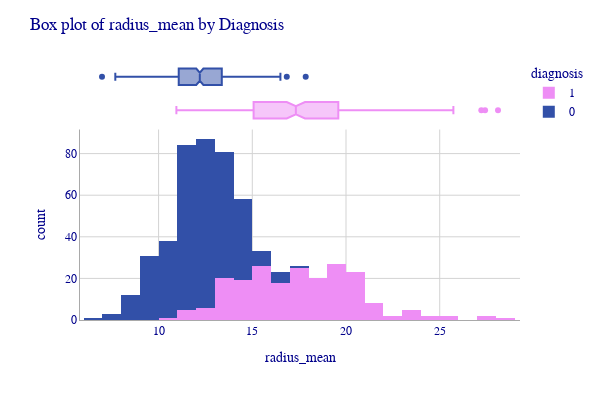
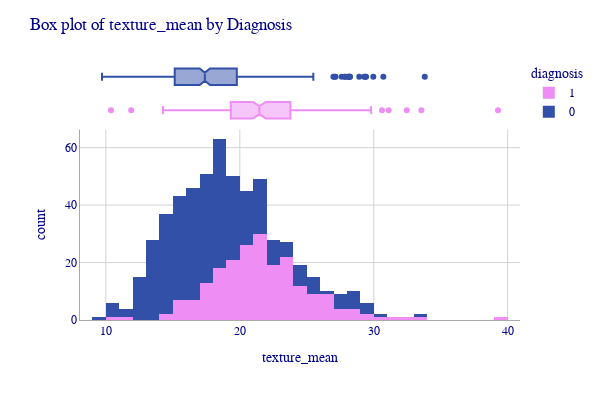
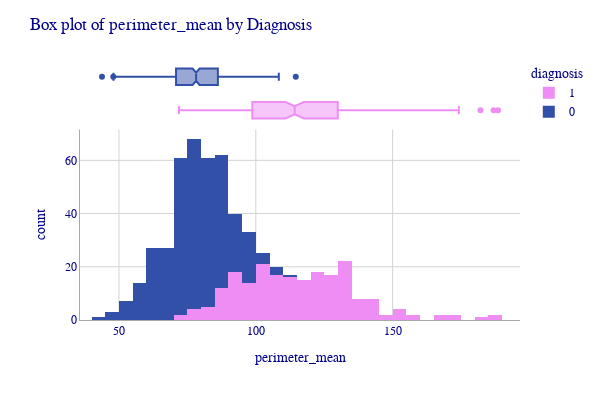

Write notebook code for charts like these, in order.
### Markdown cell above
Clear Separation = Easy Classification:

When histograms show distinct peaks with minimal overlap
A simple threshold could classify most cases correctly
High accuracy expected from machine learning models

Heavy Overlap = Difficult Classification:

When both diagnosis groups have similar distributions
High error rates expected
Models will struggle to distinguish between classes

Threshold-Based Classification:
If you see clear separation (like area_worst), you could literally draw a vertical line:
If area_worst > 800: Predict Malignant
If area_worst ≤ 800: Predict Benign
This simple rule might achieve 85-90% accuracy!

Features with good separation → Keep these
good_features = ["area_worst", "radius_worst", "concavity_worst"]

Features with poor separation → Consider removing
weak_features = ["symmetry_mean", "fractal_dimension_mean"]

### Code cell
columns_to_plot = ['radius_mean', 'texture_mean', 'perimeter_mean']

for column in columns_to_plot:
    fig = px.histogram(df, x=df[column], color="diagnosis", marginal="box",
                       color_discrete_map={
                                0: 'rgb(50, 80, 168)',     
                                1: '#ee8ef5'})
    fig.update_layout(
    title=dict(text=f"Box plot of {column} by Diagnosis"),
    width=800,
    height=400
    )
    fig.update_layout(
    width=600,
    height=400,
    font=dict(
        family="Arial, Courier New, monospace",  # font family
        size=12,                                 # font size (pixels)
        color="darkblue"                         # font color
    )
    )

    fig.update_layout(
        plot_bgcolor='white',
        xaxis=dict(
            showline=True,            # show axis line
            linecolor='darkgray',        # axis line color
            showgrid=True,            # show grid lines
            gridcolor='lightgray',    # grid line color
            gridwidth=1
        ),
        yaxis=dict(
            showline=True,
            linecolor='darkgray',
            showgrid=True,
            gridcolor='lightgray',
            gridwidth=1
        )
    )
    fig.show()
    
    # filename = f"fig_{column}.pdf"
    # fig.write_image(filename)

### Figure 1 — Plotly figure (JSON) as saved in the notebook; plotly's stock layout.template omitted (floating-point values rounded to 4 significant figures; data arrays with more than 128 entries replaced by an {"elided": "..."} marker saying what was removed)
{"data": [{"bingroup": "x", "hovertemplate": "diagnosis=1<br>radius_mean=%{x}<br>count=%{y}<extra></extra>", "legendgroup": "1", "marker": {"color": "#ee8ef5", "pattern": {"shape": ""}}, "name": "1", "orientation": "v", "showlegend": true, "type": "histogram", "x": {"elided": "212 float values"}, "xaxis": "x", "yaxis": "y"}, {"hovertemplate": "diagnosis=1<br>radius_mean=%{x}<extra></extra>", "legendgroup": "1", "marker": {"color": "#ee8ef5"}, "name": "1", "notched": true, "showlegend": false, "type": "box", "x": {"elided": "212 float values"}, "xaxis": "x2", "yaxis": "y2"}, {"bingroup": "x", "hovertemplate": "diagnosis=0<br>radius_mean=%{x}<br>count=%{y}<extra></extra>", "legendgroup": "0", "marker": {"color": "rgb(50, 80, 168)", "pattern": {"shape": ""}}, "name": "0", "orientation": "v", "showlegend": true, "type": "histogram", "x": {"elided": "357 float values"}, "xaxis": "x", "yaxis": "y"}, {"hovertemplate": "diagnosis=0<br>radius_mean=%{x}<extra></extra>", "legendgroup": "0", "marker": {"color": "rgb(50, 80, 168)"}, "name": "0", "notched": true, "showlegend": false, "type": "box", "x": {"elided": "357 float values"}, "xaxis": "x2", "yaxis": "y2"}], "layout": {"barmode": "relative", "font": {"color": "darkblue", "family": "Arial, Courier New, monospace", "size": 12}, "height": 400, "legend": {"title": {"text": "diagnosis"}, "tracegroupgap": 0}, "margin": {"t": 60}, "plot_bgcolor": "white", "title": {"text": "Box plot of radius_mean by Diagnosis"}, "width": 600, "xaxis": {"anchor": "y", "domain": [0, 1], "gridcolor": "lightgray", "gridwidth": 1, "linecolor": "darkgray", "showgrid": true, "showline": true, "title": {"text": "radius_mean"}}, "xaxis2": {"anchor": "y2", "domain": [0, 1], "matches": "x", "showgrid": true, "showticklabels": false}, "yaxis": {"anchor": "x", "domain": [0, 0.7326], "gridcolor": "lightgray", "gridwidth": 1, "linecolor": "darkgray", "showgrid": true, "showline": true, "title": {"text": "count"}}, "yaxis2": {"anchor": "x2", "domain": [0.7426, 1], "matches": "y2", "showgrid": false, "showline": false, "showticklabels": false, "ticks": ""}}}

### Figure 2 — Plotly figure (JSON) as saved in the notebook; plotly's stock layout.template omitted (floating-point values rounded to 4 significant figures; data arrays with more than 128 entries replaced by an {"elided": "..."} marker saying what was removed)
{"data": [{"bingroup": "x", "hovertemplate": "diagnosis=1<br>texture_mean=%{x}<br>count=%{y}<extra></extra>", "legendgroup": "1", "marker": {"color": "#ee8ef5", "pattern": {"shape": ""}}, "name": "1", "orientation": "v", "showlegend": true, "type": "histogram", "x": {"elided": "212 float values"}, "xaxis": "x", "yaxis": "y"}, {"hovertemplate": "diagnosis=1<br>texture_mean=%{x}<extra></extra>", "legendgroup": "1", "marker": {"color": "#ee8ef5"}, "name": "1", "notched": true, "showlegend": false, "type": "box", "x": {"elided": "212 float values"}, "xaxis": "x2", "yaxis": "y2"}, {"bingroup": "x", "hovertemplate": "diagnosis=0<br>texture_mean=%{x}<br>count=%{y}<extra></extra>", "legendgroup": "0", "marker": {"color": "rgb(50, 80, 168)", "pattern": {"shape": ""}}, "name": "0", "orientation": "v", "showlegend": true, "type": "histogram", "x": {"elided": "357 float values"}, "xaxis": "x", "yaxis": "y"}, {"hovertemplate": "diagnosis=0<br>texture_mean=%{x}<extra></extra>", "legendgroup": "0", "marker": {"color": "rgb(50, 80, 168)"}, "name": "0", "notched": true, "showlegend": false, "type": "box", "x": {"elided": "357 float values"}, "xaxis": "x2", "yaxis": "y2"}], "layout": {"barmode": "relative", "font": {"color": "darkblue", "family": "Arial, Courier New, monospace", "size": 12}, "height": 400, "legend": {"title": {"text": "diagnosis"}, "tracegroupgap": 0}, "margin": {"t": 60}, "plot_bgcolor": "white", "title": {"text": "Box plot of texture_mean by Diagnosis"}, "width": 600, "xaxis": {"anchor": "y", "domain": [0, 1], "gridcolor": "lightgray", "gridwidth": 1, "linecolor": "darkgray", "showgrid": true, "showline": true, "title": {"text": "texture_mean"}}, "xaxis2": {"anchor": "y2", "domain": [0, 1], "matches": "x", "showgrid": true, "showticklabels": false}, "yaxis": {"anchor": "x", "domain": [0, 0.7326], "gridcolor": "lightgray", "gridwidth": 1, "linecolor": "darkgray", "showgrid": true, "showline": true, "title": {"text": "count"}}, "yaxis2": {"anchor": "x2", "domain": [0.7426, 1], "matches": "y2", "showgrid": false, "showline": false, "showticklabels": false, "ticks": ""}}}

### Figure 3 — Plotly figure (JSON) as saved in the notebook; plotly's stock layout.template omitted (floating-point values rounded to 4 significant figures; data arrays with more than 128 entries replaced by an {"elided": "..."} marker saying what was removed)
{"data": [{"bingroup": "x", "hovertemplate": "diagnosis=1<br>perimeter_mean=%{x}<br>count=%{y}<extra></extra>", "legendgroup": "1", "marker": {"color": "#ee8ef5", "pattern": {"shape": ""}}, "name": "1", "orientation": "v", "showlegend": true, "type": "histogram", "x": {"elided": "212 float values"}, "xaxis": "x", "yaxis": "y"}, {"hovertemplate": "diagnosis=1<br>perimeter_mean=%{x}<extra></extra>", "legendgroup": "1", "marker": {"color": "#ee8ef5"}, "name": "1", "notched": true, "showlegend": false, "type": "box", "x": {"elided": "212 float values"}, "xaxis": "x2", "yaxis": "y2"}, {"bingroup": "x", "hovertemplate": "diagnosis=0<br>perimeter_mean=%{x}<br>count=%{y}<extra></extra>", "legendgroup": "0", "marker": {"color": "rgb(50, 80, 168)", "pattern": {"shape": ""}}, "name": "0", "orientation": "v", "showlegend": true, "type": "histogram", "x": {"elided": "357 float values"}, "xaxis": "x", "yaxis": "y"}, {"hovertemplate": "diagnosis=0<br>perimeter_mean=%{x}<extra></extra>", "legendgroup": "0", "marker": {"color": "rgb(50, 80, 168)"}, "name": "0", "notched": true, "showlegend": false, "type": "box", "x": {"elided": "357 float values"}, "xaxis": "x2", "yaxis": "y2"}], "layout": {"barmode": "relative", "font": {"color": "darkblue", "family": "Arial, Courier New, monospace", "size": 12}, "height": 400, "legend": {"title": {"text": "diagnosis"}, "tracegroupgap": 0}, "margin": {"t": 60}, "plot_bgcolor": "white", "title": {"text": "Box plot of perimeter_mean by Diagnosis"}, "width": 600, "xaxis": {"anchor": "y", "domain": [0, 1], "gridcolor": "lightgray", "gridwidth": 1, "linecolor": "darkgray", "showgrid": true, "showline": true, "title": {"text": "perimeter_mean"}}, "xaxis2": {"anchor": "y2", "domain": [0, 1], "matches": "x", "showgrid": true, "showticklabels": false}, "yaxis": {"anchor": "x", "domain": [0, 0.7326], "gridcolor": "lightgray", "gridwidth": 1, "linecolor": "darkgray", "showgrid": true, "showline": true, "title": {"text": "count"}}, "yaxis2": {"anchor": "x2", "domain": [0.7426, 1], "matches": "y2", "showgrid": false, "showline": false, "showticklabels": false, "ticks": ""}}}
